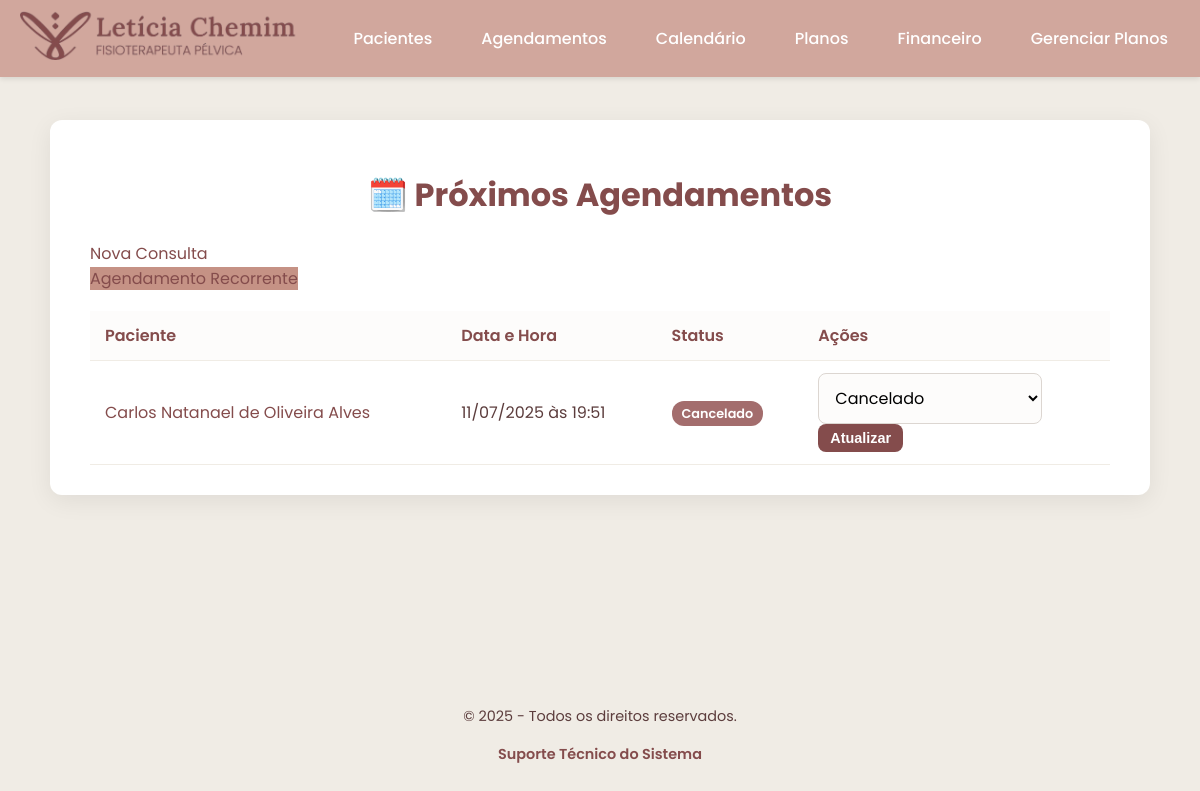
Page /agendamentos on the earlier database version.
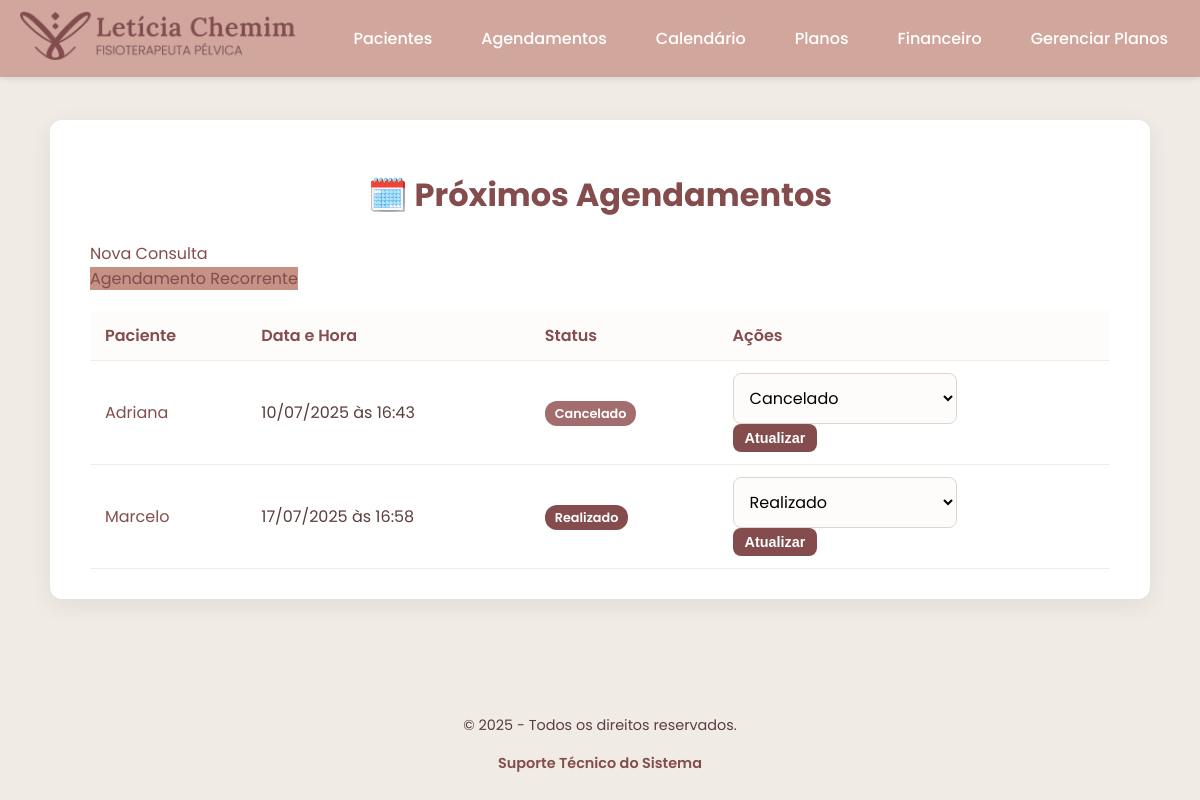
Same page on the later database version.
### tables this page shows
CREATE TABLE agendamentos (
        id INTEGER PRIMARY KEY AUTOINCREMENT,
        paciente_id INTEGER NOT NULL,
        data_hora TEXT NOT NULL,
        status TEXT NOT NULL,
        FOREIGN KEY (paciente_id) REFERENCES pacientes (id) ON DELETE CASCADE
    );

CREATE TABLE pacientes (
        id INTEGER PRIMARY KEY AUTOINCREMENT,
        nome TEXT NOT NULL,
        data_nascimento TEXT NOT NULL,
        email TEXT NOT NULL,
        telefone TEXT NOT NULL,
        endereco TEXT,
        plano_id INTEGER,
        data_cadastro TIMESTAMP DEFAULT CURRENT_TIMESTAMP,
        FOREIGN KEY (plano_id) REFERENCES planos (id)
    );

### app.py (the view)
@app.route('/agendamentos')
def ver_agendamentos():
    db = get_db()
    query = "SELECT a.id, a.data_hora, a.status, p.id as paciente_id, p.nome as paciente_nome FROM agendamentos a JOIN pacientes p ON a.paciente_id = p.id ORDER BY a.data_hora"
    agendamentos = db.execute(query).fetchall()
    agendamentos_formatados = [dict(ag, data_hora_formatada=datetime.fromisoformat(ag['data_hora']).strftime('%d/%m/%Y às %H:%M')) for ag in agendamentos]
    return render_template('agendamentos.html', agendamentos=agendamentos_formatados)

### app.py (called while the page is built)
@app.context_processor
def inject_year():
    return {'current_year': datetime.now().year}

def get_db():
    db = getattr(g, '_database', None)
    if db is None:
        db = g._database = sqlite3.connect(DATABASE)
        db.row_factory = sqlite3.Row
    return db

@app.teardown_appcontext
def close_connection(exception):
    db = getattr(g, '_database', None)
    if db is not None:
        db.close()

### templates/agendamentos.html (shortened to what this page needs)
{% extends "base.html" %}
{% block content %}
<div class="container-large">
    <h1>🗓️ Próximos Agendamentos</h1>
        <div class="actions-footer">
        <a href="{{ url_for('agendar_consulta') }}" class="btn-voltar">Nova Consulta</a>
        <br>
        <a href="{{ url_for('agendamento_recorrente') }}" class="btn-voltar" style="background-color: #c59285;">Agendamento Recorrente</a>
    </div>
    <div class="table-wrapper">
        <table>
            <thead>
                <tr>
                    <th>Paciente</th>
                    <th>Data e Hora</th>
                    <th>Status</th>
                    <th>Ações</th>
                </tr>
            </thead>
            <tbody>
                {% for agendamento in agendamentos %}
                <tr>
                    <td>
                        <a href="{{ url_for('ver_paciente', id=agendamento['paciente_id']) }}">{{ agendamento['paciente_nome'] }}</a>
                    </td>
                    <td>{{ agendamento['data_hora_formatada'] }}</td>
                    <td>
                        <span class="status-badge status-{{ agendamento['status'] | lower }}">{{ agendamento['status'] }}</span>
                    </td>
                    <td class="actions">
                        <form class="status-form" action="{{ url_for('atualizar_status_agendamento', id=agendamento['id']) }}" method="post">
                            <select name="status">
                                <option value="Realizado" {% if agendamento['status'] == 'Realizado' %}selected{% endif %}>Realizado</option>
                                <option value="Cancelado" {% if agendamento['status'] == 'Cancelado' %}selected{% endif %}>Cancelado</option>
                            </select>
                            <button type="submit" class="btn-action btn-update">Atualizar</button>
                        </form>
                    </td>
                </tr>
                {% else %}
                <tr>
                    <td colspan="4" style="text-align: center;">Nenhum agendamento encontrado.</td>
                </tr>
                {% endfor %}
            </tbody>
        </table>
    </div>
</div>
{% endblock %}

Differences in the rows shown:
changed agendamentos "Cancelado": paciente_nome "Carlos Natanael de Oliveira Alves" → "Adriana"; data_hora_formatada "11/07/2025 às 19:51" → "10/07/2025 às 16:43"
added agendamentos: paciente_nome "Marcelo", data_hora_formatada "17/07/2025 às 16:58", status "Realizado"
